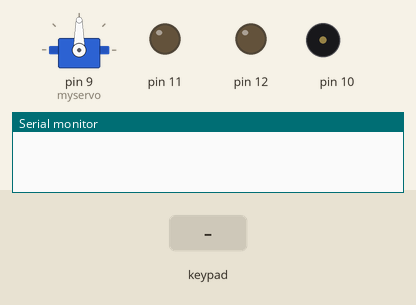
This sketch was run on a simulated Arduino Mega 2560, built with avr-gcc and run on an emulated ATmega2560. On the bench: servo, output pins drawn as LEDs (lit = HIGH), buzzer (waves = sounding), the last lines printed to the serial monitor. Dashed ring = blinking. The inputs (shaded band) are chosen by the test bench.

Above: at 1.2 s.
1.3 s: key '#' pressed
At 1.8 s:
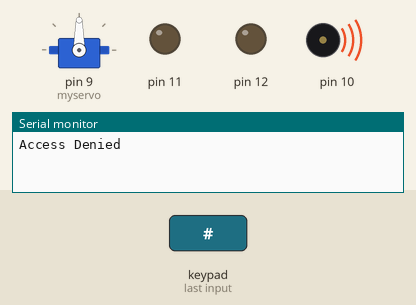
At 2.6 s:
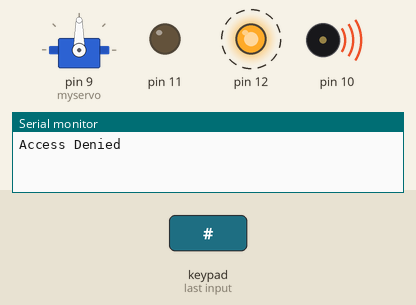
4.3 s: keypad keys 1 2 3 4 # pressed 0.4 s apart
At 8.1 s:
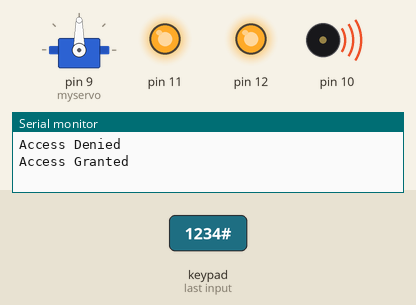
Timing chart, 0 to 19.4 s (numbered marks = the images above; inputs shaded):
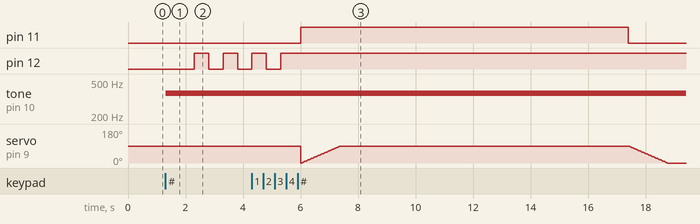

The sketch:

Ardunio_Final_ProjectPt2.ino
```cpp
#include <Adafruit_SSD1306.h>
#include <splash.h>
#include <Keypad.h>
#include <Servo.h>

//________________________________________________
Servo myservo;
int pos = 0;
//________________________________________________

const byte ROWS = 4;
const byte COLS = 3;
String password = "1234";

char keypressed;
String pad = "";

char hexaKeys[ROWS][COLS] = {
    {'1', '2', '3'},
    {'4', '5', '6'},
    {'7', '8', '9'},
    {'*', '0', '#'}
};

byte rowPins[ROWS] = {31, 33, 35, 37};
byte colPins[COLS] = {41, 43, 45};

Keypad customKeypad = Keypad(makeKeymap(hexaKeys), rowPins, colPins, ROWS, COLS);

void setup() {
    Serial.begin(9600);
    myservo.attach(9);
    pinMode(12, OUTPUT);
    pinMode(11, OUTPUT);
    pinMode(10, OUTPUT);
}

void loop() {
    readKeypad();
    if (keypressed == '#') {
        if (pad == password) {
            Serial.println("Access Granted");
            digitalWrite(11, HIGH);

            // Move the servo from 0 to 90 degrees
            for (pos = 0; pos <= 90; pos++) {
                myservo.write(pos);
                delay(15);
            }
            delay(10000); // You can adjust the delay here if needed.

            digitalWrite(11, LOW); // Turn off the LED
            // Move the servo back to 0 degrees
            for (pos = 90; pos >= 0; pos--) {
                myservo.write(pos);
                delay(15);
            }
            delay(1000); // You can adjust the delay here if needed.
        } else {
            Serial.println("Access Denied");
            tone(10, 370);
            delay(1000);
            digitalWrite(11, LOW);
            digitalWrite(12, HIGH);
            delay(500);
            digitalWrite(12, LOW);
            delay(500);
            digitalWrite(12, HIGH);
            delay(500);
            digitalWrite(12, LOW);
            delay(500);
            digitalWrite(12, HIGH);
            delay(500);
            digitalWrite(12, LOW);
            delay(500);
            digitalWrite(12, HIGH);
        }
    }
    if (keypressed == '*') {
        pad = "";
        Serial.println("________________________________________");
        digitalWrite(12, LOW);
        digitalWrite(11, LOW);
        noTone(10);
        digitalWrite(10, LOW);
    }
}

void readKeypad() {
    keypressed = customKeypad.getKey();
    if (keypressed != '\0' && keypressed != '#' && keypressed != '*') {
        pad += keypressed;
    }
}
```

Measured:
- after the input at 1.3 s, pin 12: alternates HIGH for 0.50 s and LOW for 0.50 s, starting after 1.0 s; tone on pin 10: silent → 370 Hz at once
- after the input at 4.3 s, pin 11: LOW → HIGH after 1.7 s, → LOW 11.4 s later
